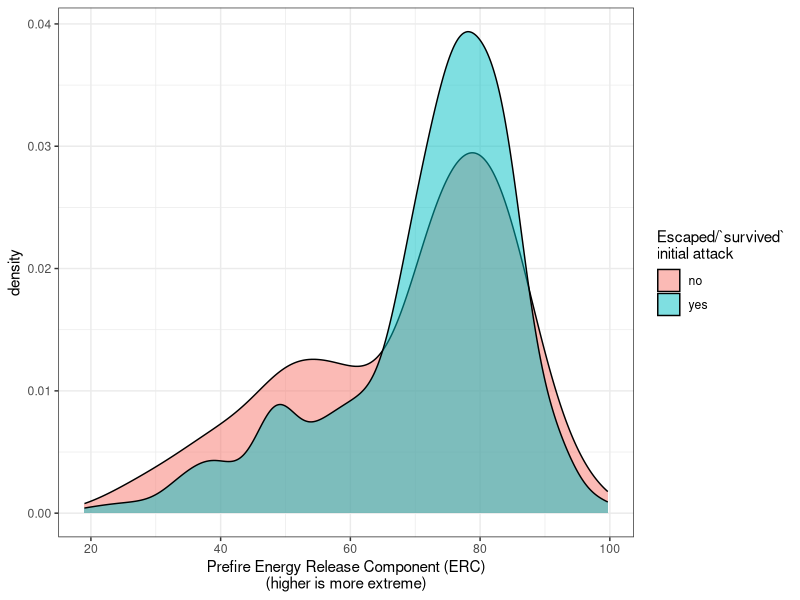
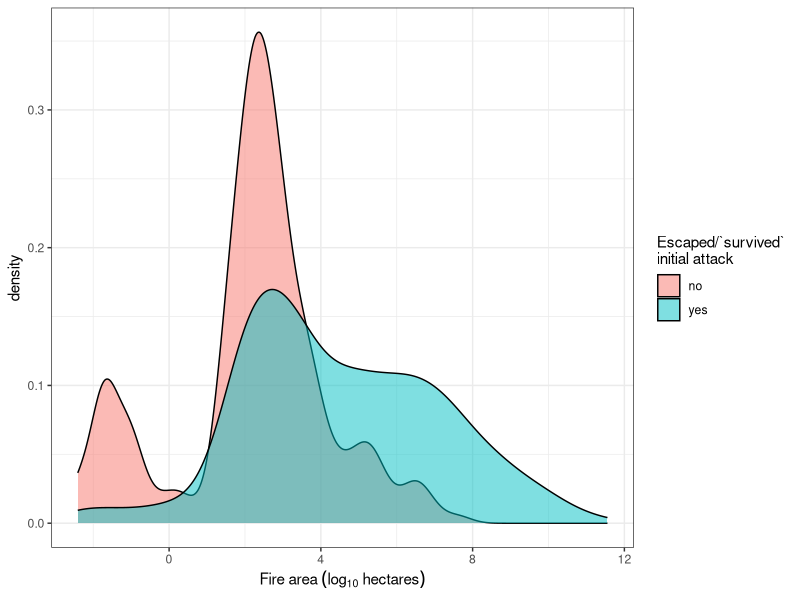
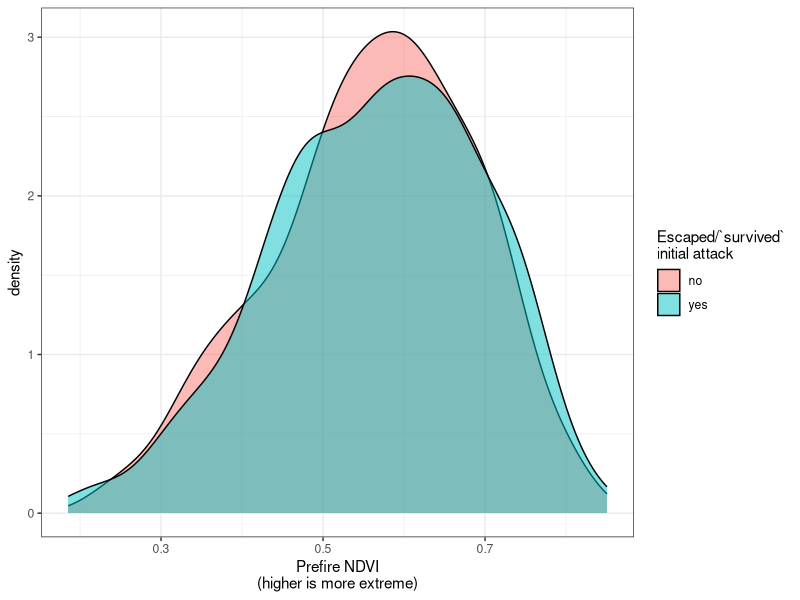
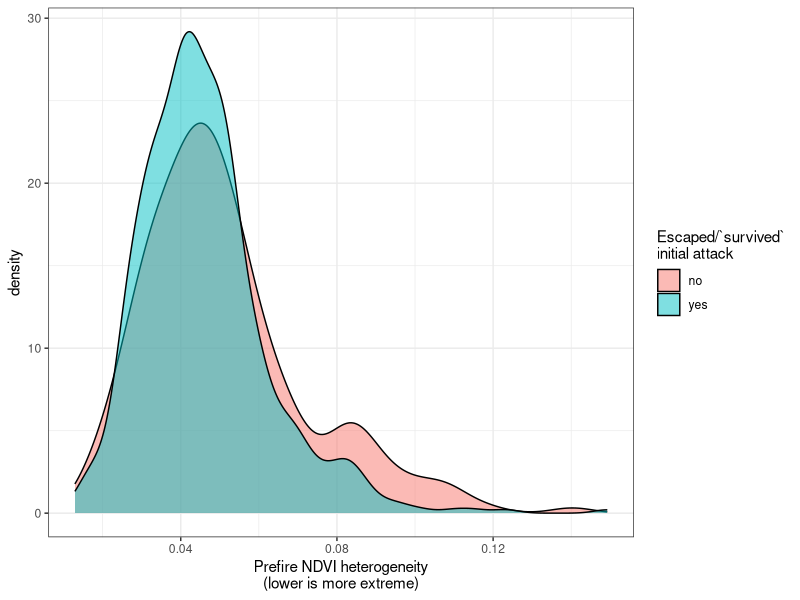
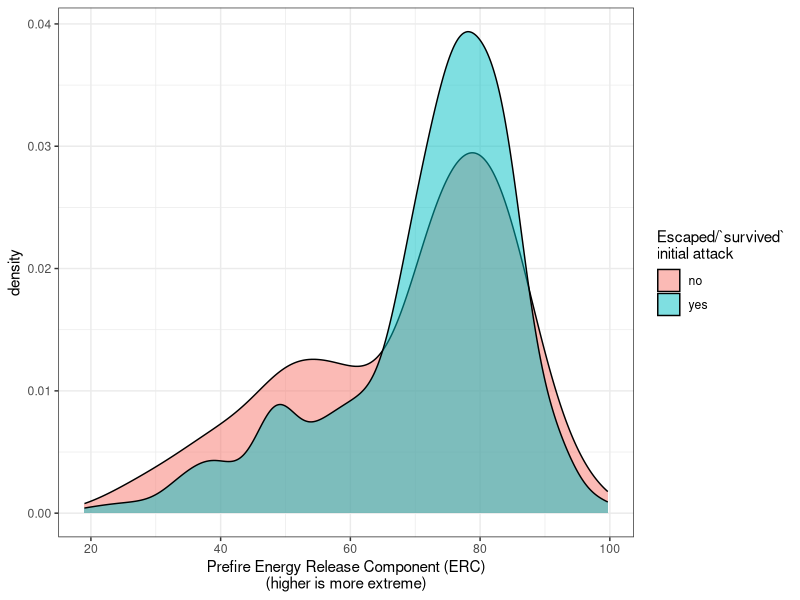
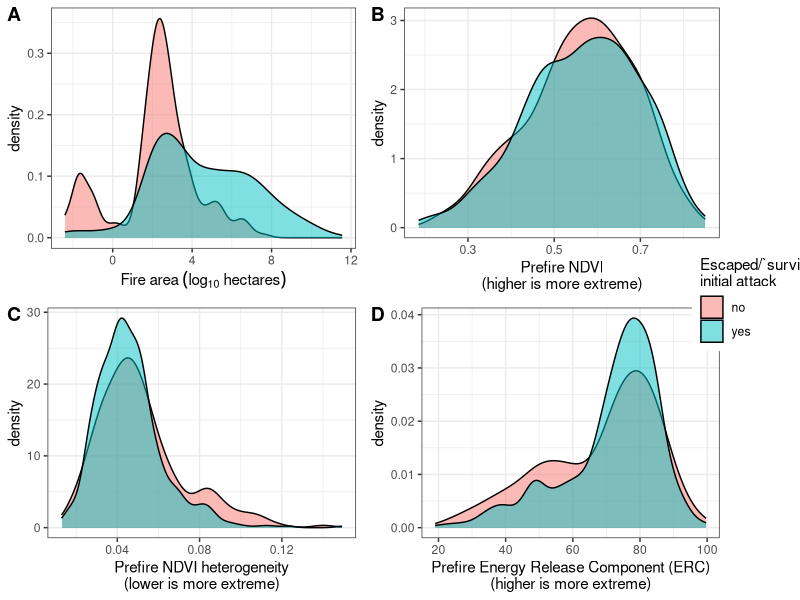
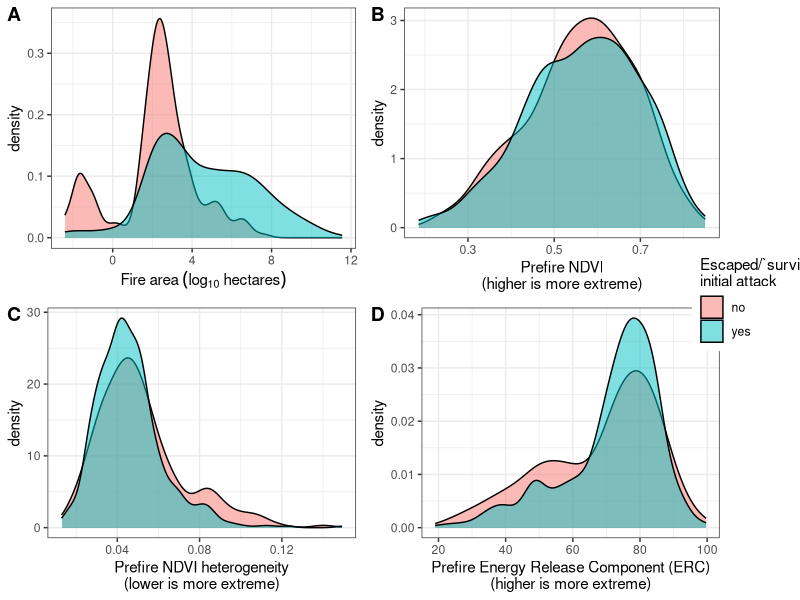

Write the R code that produced these figures, in order.
# Load libraries
library(tidyverse)
library(sf)
library(cowplot)

# Read metadata file
md <- read_csv("data/data_raw/wildfire-severity_sierra-nevada-ca-usa_ypmc_1984-2017_fire-metadata.csv")
# md_sf <- st_read("data/data_raw/wildfire-severity_sierra-nevada-ca-usa_ypmc_1984-2017_fire-metadata.geoJSON") %>% st_transform(3310)
sdc <- 
  read_csv("data/data_output/high-severity-fires-with-sdc.csv") %>% 
  dplyr::select(fire_id, sdc)

fires_by_fire <- read_csv("data/data_output/polygonized-fires-by-fire.csv")
fires_by_severity <- read.csv("data/data_output/polygonized-fires-by-severity-classes.csv")

# short_fires <- st_read("data/data_output/sierra-nevada-ypmc-short-fod.gpkg") %>% dplyr::rename(fod_id = FOD_ID)
# ee_short_fires <- 
#   st_read("data/data_output/ee_short-burning-conditions_48-day-window_L4578_bicubic.geojson") %>% 
#   st_drop_geometry() %>% 
#   dplyr::select(fod_id, alarm_date, cont_date, fire_size, prop_ypmc, elev, earlyFfm100, fm100, hdw, vs, vpd, RBR, preFire_ndvi, het_ndvi_1, focal_mean_ndvi_1)

sev_cat_prop <-
  fires_by_severity %>% 
  dplyr::select(fire_id, sev_cat, sev_cat_prop) %>% 
  tidyr::spread(key = sev_cat, value = sev_cat_prop, fill = 0) %>% 
  dplyr::rename(prop_unchanged = `0`,
                prop_low = `1`,
                prop_mod = `2`,
                prop_high = `3`)

fires <-
  md %>% 
  dplyr::mutate(burn_duration = as.numeric(ymd(paste(cont_year, cont_month, cont_day, sep = "-")) - ymd(paste(alarm_year, alarm_month, alarm_day, sep = "-")))) %>% 
  left_join(fires_by_fire, by = "fire_id") %>% 
  dplyr::left_join(sev_cat_prop, by = "fire_id") %>% 
  dplyr::filter(!is.na(objective)) %>% 
  dplyr::mutate(objective = ifelse(objective == 1, yes = "suppression", no = "wfu"))


fires_sdc <-
  fires %>% 
  left_join(sdc, by = "fire_id")

# Successful initial attack versus failed initial attack based
# on burn duration

# Pier fire was definitely not contained in 2 days. Contained on 2017-11-29, not 2017-08-30?
# 0000f67fc2d69fe5c384
fires_sdc$cont_month[fires_sdc$fire_id == "0000f67fc2d69fe5c384"] = 11
fires_sdc$cont_day[fires_sdc$fire_id == "0000f67fc2d69fe5c384"] = 29
fires_sdc$burn_duration[fires_sdc$fire_id == "0000f67fc2d69fe5c384"] = 92

# Cedar fire was definitely not contained the same day it started. Contained on 206-10-01
# 000098483297cad8ed1f
# http://cdfdata.fire.ca.gov/incidents/incidents_details_info?incident_id=1392
fires_sdc$cont_month[fires_sdc$fire_id == "000098483297cad8ed1f"] = 10
fires_sdc$cont_day[fires_sdc$fire_id == "000098483297cad8ed1f"] = 1
fires_sdc$burn_duration[fires_sdc$fire_id == "000098483297cad8ed1f"] = 46

# Round Fire in 2015 was 2015-02-06 to 2015-02-12; not just 2 days
# 0000b2e869b63ddf6a4f
# http://cdfdata.fire.ca.gov/incidents/incidents_details_info?incident_id=1073
fires_sdc$alarm_day[fires_sdc$fire_id == "0000b2e869b63ddf6a4f"] = 6
fires_sdc$cont_day[fires_sdc$fire_id == "0000b2e869b63ddf6a4f"] = 12
fires_sdc$burn_duration[fires_sdc$fire_id == "0000b2e869b63ddf6a4f"] = 6 

# Containment fire day estimated for Chilcoot Fire? Include?
# 0000af58f72ef9d1239b

# wfu <-
#   fires_sdc %>% 
#   dplyr::filter(objective == "wfu")
# 
# quantile(wfu$burn_duration, prob = c(0.01, 0.05, 0.10, 0.25, 0.5), na.rm = TRUE)

ia <-
  fires_sdc %>% 
  dplyr::filter(objective == "suppression") %>% 
  dplyr::filter(!is.na(burn_duration) & (burn_duration >= 0 & burn_duration < 365)) %>% 
  dplyr::mutate(survived_ia = ifelse(burn_duration > 1, yes = 1, no = 0))

selection_on_event_size <-
  ggplot(ia %>% dplyr::mutate(survived_ia = ifelse(survived_ia == 1, yes = "yes", no = "no")), aes(x = log(fire_area_m2 / 10000), fill = survived_ia)) +
  geom_density(alpha = 0.5) +
  # geom_histogram(alpha = 0.5, bins = 100) +
  labs(x = expression(Fire ~ area ~ (log[10] ~ hectares)),
       fill = "Escaped/`survived`\ninitial attack") +
  theme_bw()

selection_on_prefire_ndvi <-
  ggplot(ia %>% dplyr::mutate(survived_ia = ifelse(survived_ia == 1, yes = "yes", no = "no")), aes(x = prefire_ndvi, fill = survived_ia)) +
  geom_density(alpha = 0.5) +
  # geom_histogram(alpha = 0.5, bins = 100) +
  labs(x = "Prefire NDVI\n(higher is more extreme)",
       fill = "Escaped/`survived`\ninitial attack") +
  theme_bw()

selection_on_fuel_heterogeneity <-
  ggplot(ia %>% dplyr::mutate(survived_ia = ifelse(survived_ia == 1, yes = "yes", no = "no")), aes(x = nbhd_sd_ndvi_1, fill = survived_ia)) +
  geom_density(alpha = 0.5) +
  # geom_histogram(alpha = 0.5, bins = 100) +
  labs(x = "Prefire NDVI heterogeneity\n(lower is more extreme)",
       fill = "Escaped/`survived`\ninitial attack") +
  theme_bw()

selection_on_erc <-
  ggplot(ia %>% dplyr::mutate(survived_ia = ifelse(survived_ia == 1, yes = "yes", no = "no")), aes(x = prefire_erc, fill = survived_ia)) +
  geom_density(alpha = 0.5) +
  # geom_histogram(alpha = 0.5, bins = 100) +
  labs(x = "Prefire Energy Release Component (ERC)\n(higher is more extreme)",
       fill = "Escaped/`survived`\ninitial attack") +
  theme_bw()

selection_on_erc

shared_legend = get_legend(selection_on_event_size)

selection_on_event_size
selection_on_prefire_ndvi
selection_on_fuel_heterogeneity
selection_on_erc

panel_grid <- plot_grid(selection_on_event_size + theme(legend.position = "none"),
                        selection_on_prefire_ndvi + theme(legend.position = "none"),
                        selection_on_fuel_heterogeneity + theme(legend.position = "none"),
                        selection_on_erc + theme(legend.position = "none"),
                        nrow = 2, ncol = 2,
                        labels = LETTERS[1:4])

selection_panel_plot <- plot_grid(panel_grid, shared_legend, rel_widths = c(1, 0.1))
selection_panel_plot

ggsave(plot = selection_panel_plot, filename = "figures/selection-on-burning-conditions.pdf")
